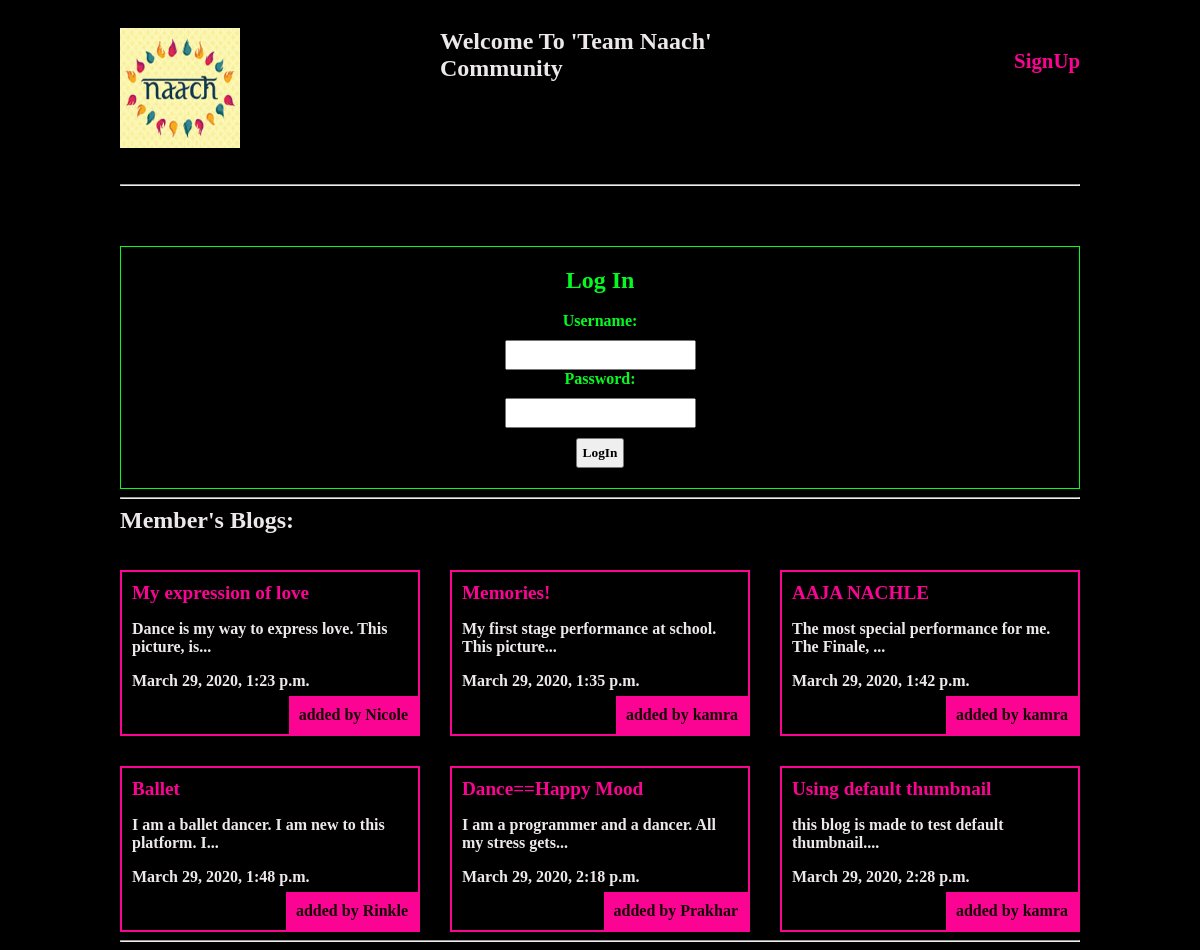
The page / on the database its author committed.
### articles/models.py (models this page shows, shortened)
class Article(models.Model):
    title= models.CharField(max_length=140)
    slog=models.SlugField(max_length=250, unique=True)
    body=models.TextField()
    date= models.DateTimeField(auto_now_add=True)
    thumb=models.ImageField(default='default.jpg', blank=True)
    author= models.ForeignKey(User,default= None, on_delete=models.DO_NOTHING)
    def snippet(self):
        return self.body[:50]+"..."

### articles/views.py (the view)
# urls.py: path('',article_views.articles_list, name="home"),
def articles_list(request):
    if request.method =='POST':
        form=AuthenticationForm(data=request.POST)
        if form.is_valid():
            user=form.get_user()
            login(request,user)
            articles= Article.objects.all().order_by('date')
            return render(request,"articles/loggedin.html", {'User' :user, 'articles':articles })
            if 'next' in request.POST:
                return redirect(request.POST.get('next'))
    else:
        form=AuthenticationForm()
    articles= Article.objects.all().order_by('date')
    return render(request,'articles/article_list.html',{'articles': articles, 'form':form})

### articles/templates/articles/article_list.html (shortened to what this page needs)
{% extends 'base_layout.html' %}
{% block content %}
<hr>
<div class="sit" align ="center">
   <h2> Log In</h2><br>
   <form class="col" method="post">
     {{form}}
     <input type="submit" value="LogIn">
     </form>
</div><hr>
   <h2>Member's Blogs:</h2><br><br>
<div class="row">
  <div class="articles">
     {% for article in articles %}
      <div class="article">
        <h2><a href= "{% url 'detail' slog=article.slog %}"> {{article.title}}</a></h2>
        <p> {{article.snippet}}</p>
        <p> {{article.date}}</p>
        <p class="author" >added by {{ article.author.username }}</p>
        <br>
      </div>
     {% endfor %}
  </div>
  <hr>
{% endblock %}

### templates/base_layout.html (shortened to what this page needs)
{%load static %}
<!DOCTYPE html>
<html>
 <head>
   <link rel="stylesheet" href="{%static 'styles.css'%}" />
 </head>
 <body>
   <header class="wrapper">
     <h1><a href="{% url "home" %}"><img src="{% static 'logo.jpg' %}", height='120', width='120'></a></h1>
     <h2>Welcome To 'Team Naach' Community</h2>
     <nav>
       <ul>
         {% if user.is_authenticated %}
        <li>
         <form class="logout-link" action="{% url "accounts:logout" %}" method="post">
             {% csrf_token %}
             <button type="submit">LogOut</button>
         </form>
        </li>
        <li><a href="{% url 'create' %}" class="highlight">Add a new blog</a></li>
        <li><a href="{% url 'loggedin' %}">Dashboard</a></li>
         {% else %}
           <li><a href="{% url 'accounts:signup' %}">SignUp</a></li>
         {% endif %}
       </ul>
      </nav>
    </header>
    <div class="wrapper">
     {% block content %}
     {% endblock %}
    </div>
  </body>
</html>

### assets/styles.css (style rules this page uses)
body { background-color:black; height=100%; background-repeat-y:no-repeat; color: #ede9eb; }
body * { font-family : cursive; font-weight: 600; }
h1,h2,h3,h4,h5 { font-weight: bold; margin:0; }
a,a:hover,a:visited { color: #fb0493; text-decoration: none; }
.wrapper { max-width: 960px; margin: 0 auto; }
header { display: grid; grid-template-columns: 1fr 1fr 1fr; padding: 20px 0; }
nav { justify-self: end; font-size: 1.3em; }
nav li { display: inline-block; list-style-type: none; margin-left: 20px; }
.sit { margin-top: 60px; border: 1px solid #04fb22; color: #04fb22; padding: 20px; }
.sit input, .sit textarea { display:block; margin:10px 0 0 0; padding: 5px; }
.articles { display: grid; grid-template-columns: 1fr 1fr 1fr; grid-gap: 30px; }
.article { padding: 10px; border: 2px solid #fb0493; position: relative; }
.article h2 { font-size: 1.2em; }
.article .author { padding: 10px; background: #fb0493; position:absolute; right: 0; bottom: 0; margin: 0; color: #160105; }

### rows shown on the page
Article: title "My expression of love", snippet "Dance is my way to express love. This picture, is...", date "March 29, 2020, 1:23 p.m.", author.username "Nicole"
Article: title "Memories!", snippet "My first stage performance at school. This picture...", date "March 29, 2020, 1:35 p.m.", author.username "kamra"
Article: title "AAJA NACHLE", snippet "The most special performance for me. The Finale, ...", date "March 29, 2020, 1:42 p.m.", author.username "kamra"
Article: title "Ballet", snippet "I am a ballet dancer. I am new to this platform. I...", date "March 29, 2020, 1:48 p.m.", author.username "Rinkle"
Article: title "Dance==Happy Mood", snippet "I am a programmer and a dancer. All my stress gets...", date "March 29, 2020, 2:18 p.m.", author.username "Prakhar"
Article: title "Using default thumbnail", snippet "this blog is made to test default thumbnail....", date "March 29, 2020, 2:28 p.m.", author.username "kamra"
